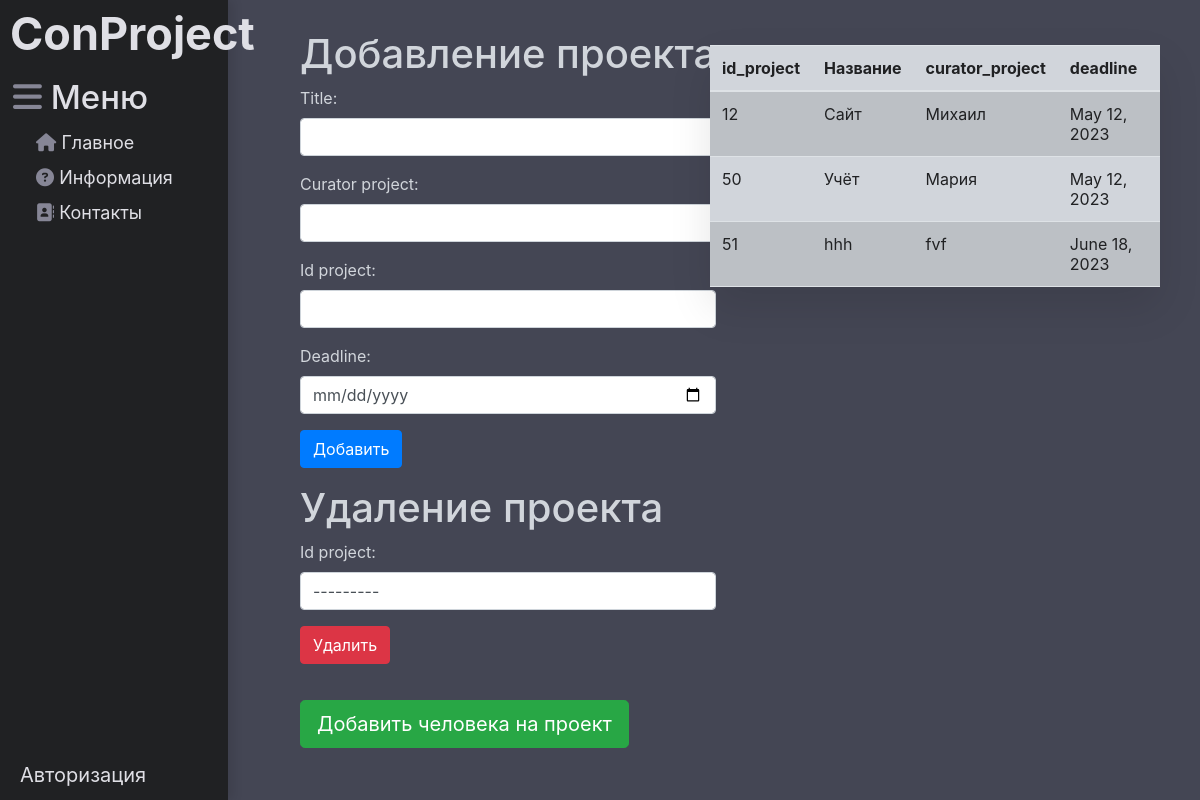
The app's page /addproject/, older data.
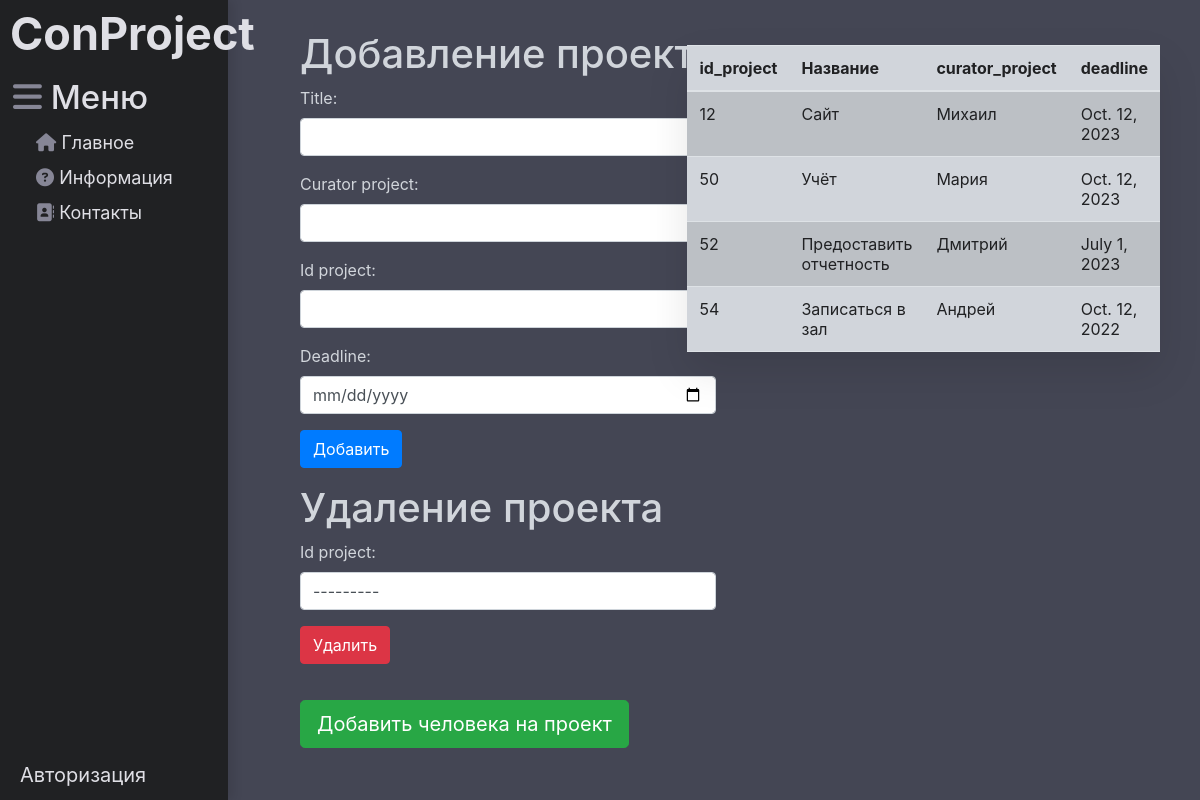
The same page, newer data.
### user_face/models.py (models this page shows)
class Project(models.Model):
    id_project = models.IntegerField(max_length=100, primary_key=True)
    Title = models.CharField(max_length=100)
    curator_project = models.CharField(max_length=100)
    deadline = models.DateField()
    class Meta:
        db_table = 'project'
    def __str__(self):
        return str(self.id_project)

### user_face/views.py (the view)
# urls.py: path('addproject/', views.add_project, name='add_project'),
def add_project(request):
    form1 = ProjectForm()
    form2 = ProjectFormDeleteForm()
    if request.method == 'POST':
        if 'form1_submit' in request.POST:
            form1 = ProjectForm(request.POST)
            if form1.is_valid():
                id_project = form1.cleaned_data['id_project']
                try:
                    project = Project.objects.get(id_project=id_project)
                    project.Title = form1.cleaned_data['Title']
                    project.curator_project = form1.cleaned_data['curator_project']
                    project.deadline = form1.cleaned_data['deadline']
                    project.save()
                except Project.DoesNotExist:
                    form1.save()
                return redirect(request.path)
        if 'form2_submit' in request.POST:
            form2 = ProjectFormDeleteForm(request.POST)
            if form2.is_valid():
                id_project = form2.cleaned_data['id_project']
                try:
                    string_representation = str(id_project)
                    value = string_representation.replace('<Project: ', '').rstrip('>')
                    project = Project.objects.get(id_project=value)
                    project.delete()
                    return redirect(request.path)
                except User.DoesNotExist:
                    form2.add_error('Title', 'Проект с указанным ID не найден')
    else:
        form1 = ProjectForm()
        form2 = ProjectFormDeleteForm()
    existing_projects = Project.objects.all()
    return render(request, 'user_face/add_project.html',
                  {'form1': form1, 'form2': form2, 'existing_projects': existing_projects})

### user_face/forms.py
class ProjectForm(forms.ModelForm):
    class Meta:
        model = Project
        fields = ['Title', 'curator_project', 'id_project', 'deadline']
        widgets = {
            'Title': forms.TextInput(attrs={'class': 'form-control'}),
            'curator_project': forms.TextInput(attrs={'class': 'form-control'}),
            'id_project': forms.NumberInput(attrs={'class': 'form-control'}),
            'deadline': forms.DateInput(attrs={'class': 'form-control', 'type': 'date'})
        }

class ProjectFormDeleteForm(forms.Form):
    id_project = forms.ModelChoiceField(queryset=Project.objects.all(),
                                        widget=forms.Select(attrs={'class': 'form-control'}))

### user_face/templates/user_face/add_project.html (shortened to what this page needs)
{% extends 'register/main.html' %}
{% block add_project %}
    <body4>
        <h1>Добавление проекта</h1>
    <form method="POST" action="">
        {{ form1.as_p }}
        <button type="submit" name="form1_submit"  class="btn btn-primary"> Добавить</button>
    </form>
        <h1>Удаление проекта</h1>
        <form method="POST" action="">
        {{ form2.as_p }}
  <button type="submit" name="form2_submit" class="btn btn-danger">Удалить</button>
</form>
        <a href="{% url 'add_project_person' %}" class="btn btn-success btn-lg" role="button">Добавить человека на проект</a>
    </body4>
<table class="table table-striped">
        <thead>
        <tr>
            <th class="custom-text-color">id_project</th>
            <th class="custom-text-color">Название</th>
            <th class="custom-text-color">curator_project</th>
            <th class="custom-text-color">deadline</th>
        </tr>
    </thead>
    <tbody>
        {% for proj in existing_projects %}
        <tr>
            <td class="custom-text-color">{{ proj.id_project }}</td>
            <td class="custom-text-color">{{ proj.Title }}</td>
            <td class="custom-text-color">{{ proj.curator_project }}</td>
            <td class="custom-text-color">{{ proj.deadline }}</td>
        </tr>
        {% endfor %}
    </tbody>
    </table>
{% endblock %}

### register/templates/register/main.html (shortened to what this page needs)
{% load static %}
<html lang="en">
<head>
    <link rel="stylesheet" href="https://cdn.jsdelivr.net/npm/bootstrap@5.2.3/dist/css/bootstrap.min.css">
    <link rel="stylesheet" href="https://stackpath.bootstrapcdn.com/bootstrap/4.5.0/css/bootstrap.min.css">
    <link rel="stylesheet" href="{% static 'register/css/reg.css' %}">
    <link rel="stylesheet" href="https://use.fontawesome.com/releases/v6.4.0/css/all.css">
</head>
<body>
    <aside>
        <span class = "logo"> ConProject  </span>
        <h3><i class="fa-solid fa-bars" style="color: #868696;"></i> Меню </h3>
        <ul>
            <a href="{% url 'home' %}"><il> <i class="fa-solid fa-house" style="color: #868696;"></i> Главное</il></a>
            <a href="{% url 'info' %}"><il> <i class="fa-solid fa-circle-question" style="color: #868696;"></i> Информация</il></a>
            <a href="{% url 'con' %}"><il> <i class="fa-solid fa-address-book" style="color: #868696;"></i> Контакты</il></a>
        </ul>
        <ifreg >
            {% if request.session.username != null %}
            <a href="{% url 'user' id=request.session.username %}"><li> <i class="fa-solid fa-user" style="color: #868696;"></i> {{ request.session.username }}</li></a>
            <a href="{% url 'logout' %}"><li> <i class="fa-solid fa-right-from-bracket" style="color: #868696;"></i> Выход</li></a>
            {% else %}
            <a href="{% url 'login' %}"><li>Авторизация</li></a>
            {% endif %}
        </ifreg>
    </aside>
    <main>
        {% block add_project %} {% endblock %}
    </main>
</body>
</html>

### register/static/register/css/reg.css (style rules this page uses)
body { background: #444654; }
aside { position: fixed; float: left; box-shadow: 5px 0 10px rgba(0, 0, 0, 0.1); background: #202123; width: 19%; padding: 2.5%; height: 100%; color: #DFDFE5; }
aside .logo { font-size: 45px; margin-left: -20px; font-weight: bolder; position: relative; top: -30px; }
aside h3 { font-size: 33px; margin-top: -20px; margin-left: -17px; }
aside ifreg a { text-decoration: none !important; outline: none !important }
aside ifreg { list-style: none; position: fixed; bottom: 10px; left: 20px; font-size: 20px; }
aside ifreg li, aside ifreg a { list-style: none; color: #DFDFE5; transition: all .3s ease; }
aside ul a { text-decoration: none !important; outline: none !important }
aside ul { list-style: none }
aside ul il { color: #DFDFE5; font-size: 18px; display: block; margin-left: -30px; transition: all .3s ease; padding: 3%; }

### user_face/templates/user_face/add_project.html (style rules this page uses)
.table { #border-radius: 10px !important; background-color: #D1D5DB; position: absolute; top: 45px; right: 40px; height: auto; width: 450px; box-shadow: 0 20px 40px rgba(0, 0, 0, 0.1); }
.custom-text-color { color: #202123 !important; }
body4 { color: #D1D5DB; position: fixed; top: 30px; left: 300px; }
.btn-success { width: auto; height: auto; margin-top: 20px; }

Row changes from the older to the newer data that the page shows:
removed Project: id_project "51", Title "hhh", curator_project "fvf", deadline "June 18, 2023"
changed Project "Сайт": deadline "May 12, 2023" → "Oct. 12, 2023"
changed Project "Учёт": deadline "May 12, 2023" → "Oct. 12, 2023"
added Project: id_project "52", Title "Предоставить отчетность", curator_project "Дмитрий", deadline "July 1, 2023"
added Project: id_project "54", Title "Записаться в зал", curator_project "Андрей", deadline "Oct. 12, 2022"
